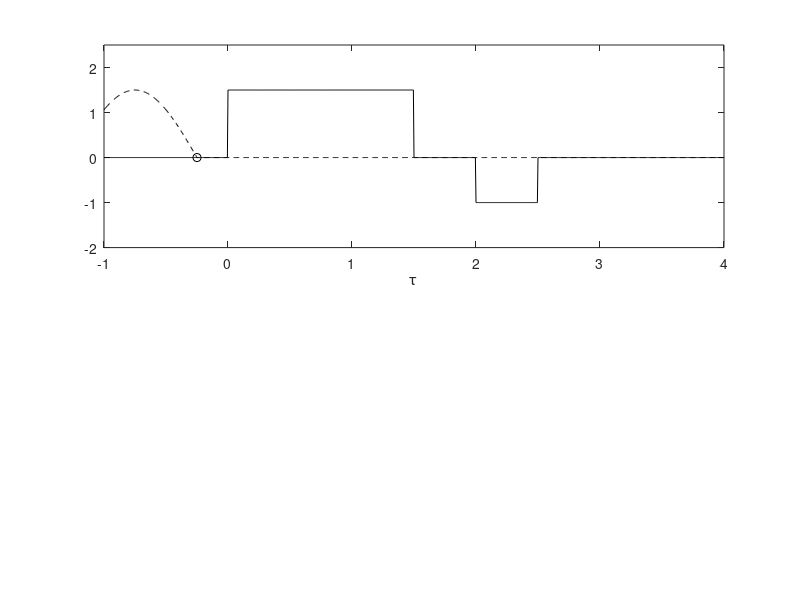

Write the MATLAB code that produced this figure. (Note: this script raises an error after producing the figure.)
% MS2P4.m : MATLAB Session 2, Program 4
% Script M-file graphically demonstrates the convolution process.

figure(1) % Create figure window and make visible on screen
x = inline('1.5*sin(pi*t).*(t>=0&t<1)');  
h = inline('1.5*(t>=0&t<1.5)-(t>=2&t<2.5)'); 

dtau = 0.005; tau = -1:dtau:4;
ti = 0; tvec = -.25:.03:3.75;
y = NaN*zeros(1,length(tvec)); % Pre-allocate memory

for t = tvec,
    ti = ti+1; % Time index
    xh = x(t-tau).*h(tau); 
    lxh = length(xh);
    y(ti) = sum(xh.*dtau); % Trapezoidal approximation of convolution integral
    subplot(2,1,1),plot(tau,h(tau),'k-',tau,x(t-tau),'k--',t,0,'ok'); 
    axis([tau(1) tau(end) -2.0 2.5]); 
    patch([tau(1:end-1);tau(1:end-1);tau(2:end);tau(2:end)],...
        [zeros(1,lxh-1);xh(1:end-1);xh(2:end);zeros(1,lxh-1)],...
        [.8 .8 .8],'edgecolor','none'); 
    xlabel('\tau'); legend('h(\tau)','x(t-\tau)','t','h(\tau)x(t-\tau)',3);
    c = get(gca,'children'); set(gca,'children',[c(2);c(3);c(4);c(1)]);
    subplot(2,1,2),plot(tvec,y,'k',tvec(ti),y(ti),'ok'); 
    xlabel('t'); ylabel('y(t) = \int h(\tau)x(t-\tau) d\tau'); 
    axis([tau(1) tau(end) -1.0 2.0]); grid;
    drawnow;
end
%output=y;


    
